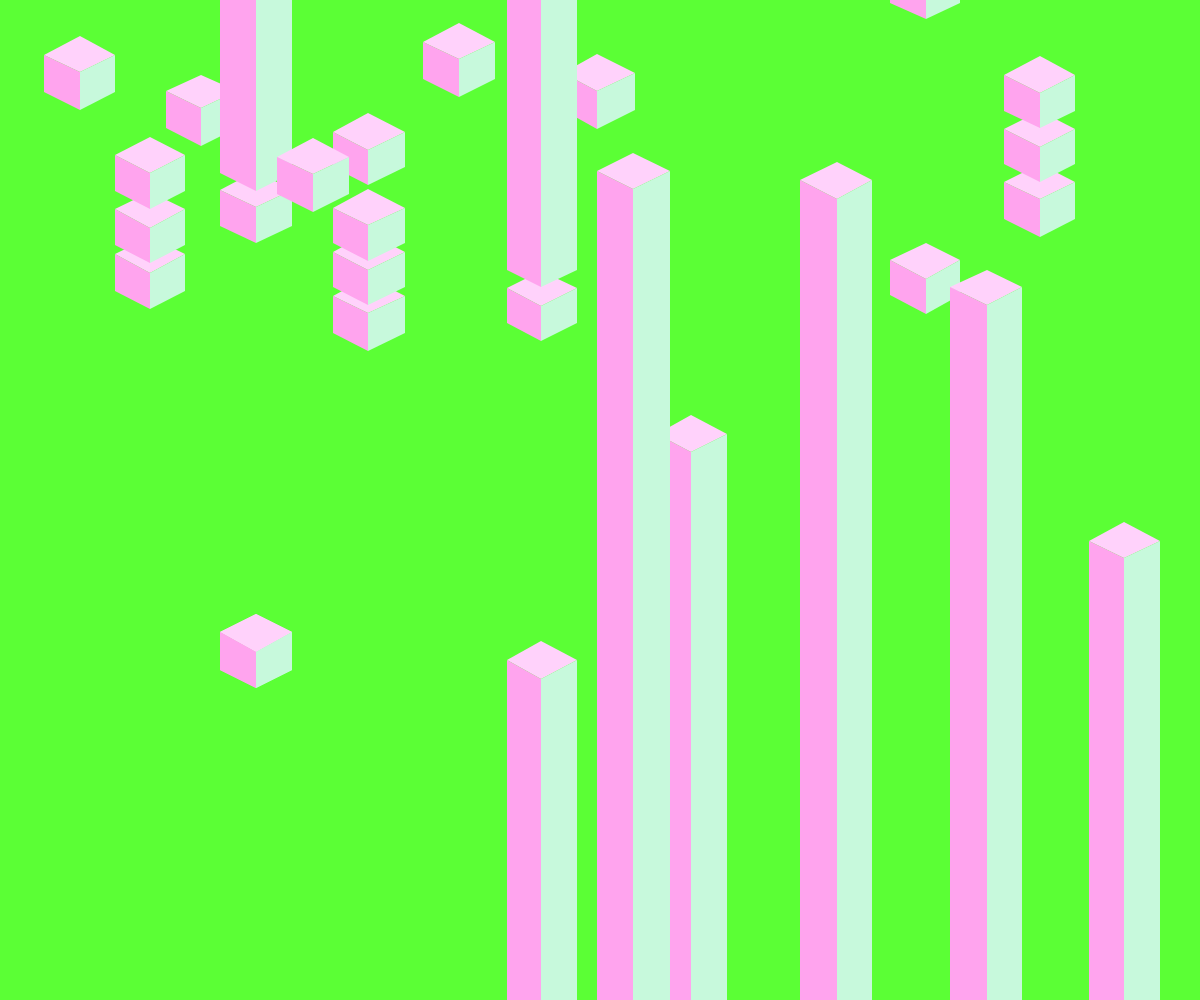
Frame 1 (no input)
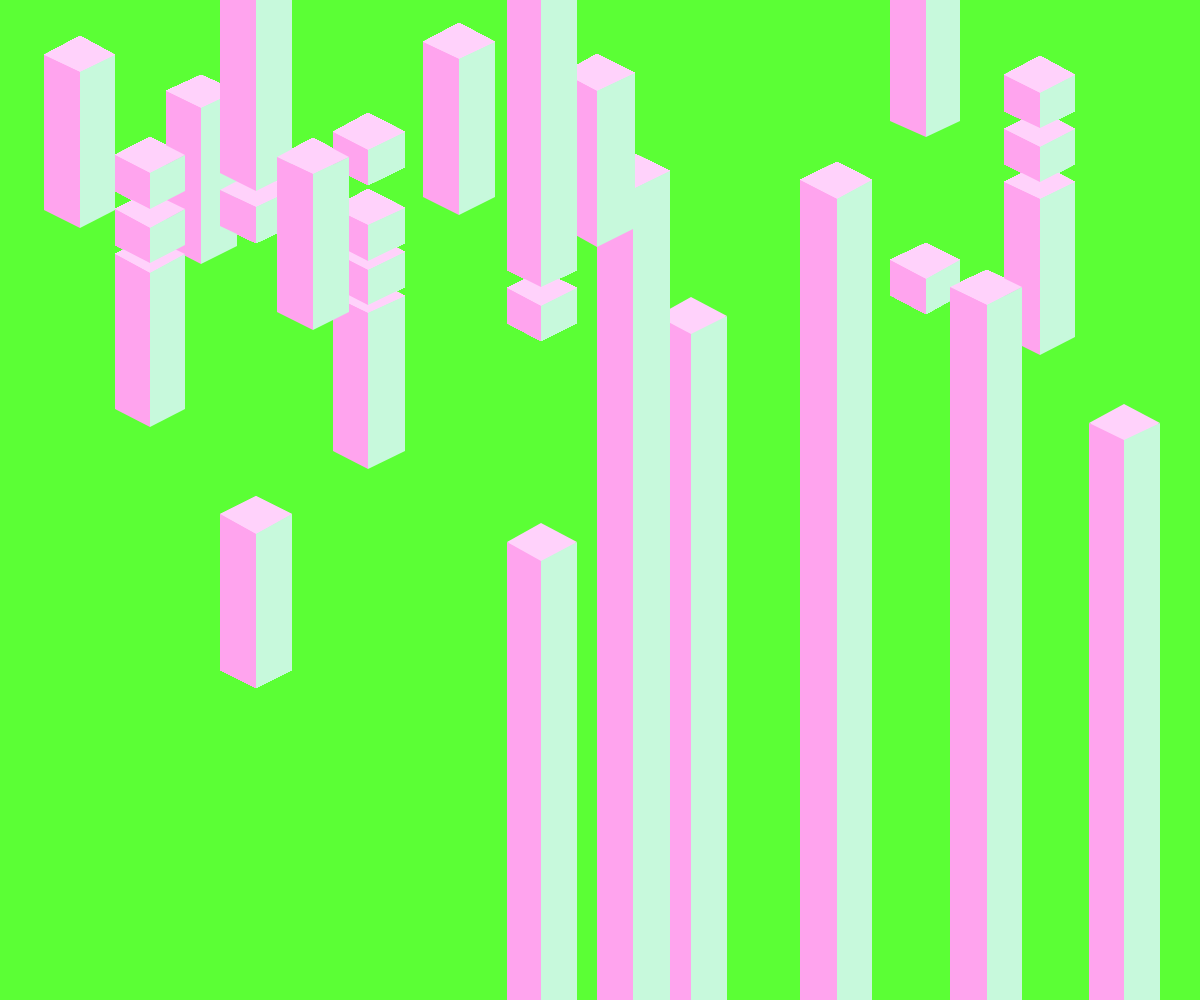
Frame 60 (no input)
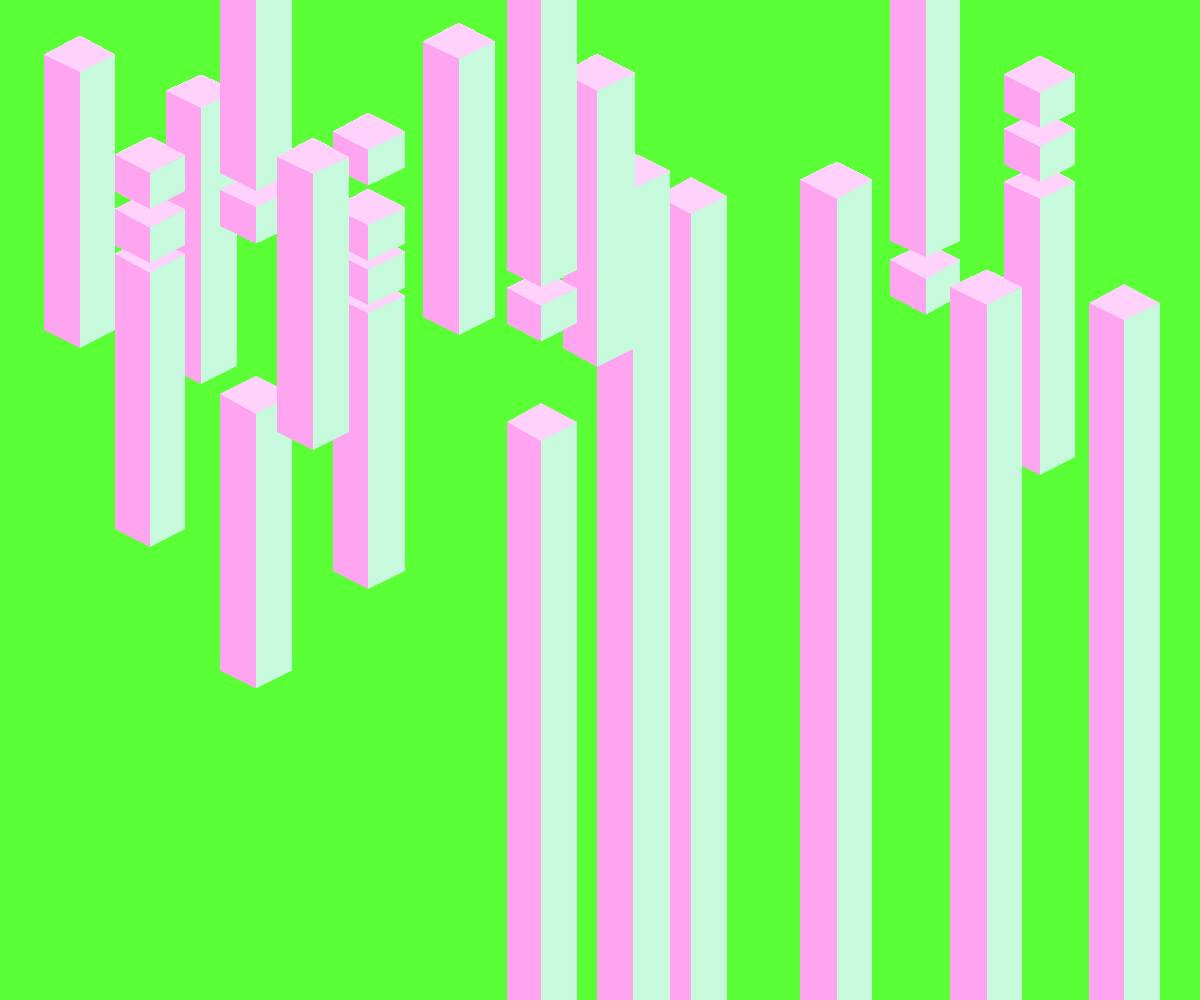
Frame 120 (the mouse pressed at the canvas centre since frame 60)

The p5.js sketch that drew these frames (run headless with seeded random() and noise() and a simulated clock; from frame 60 on, the mouse is pressed at the canvas centre):

// p5.js sketch
// ── sketch.js
var y1 = 90;
var y2 = 108;
var y3 = 289;
var y4 = 307;
var y5 = 126;
var y6 = 144;
var y7 = 634;
var y8 = 616;
var y9 = 654;
var y10 = 192;
var y11 = 210;
var y12 = 331;
var y13 = 349;
var y14 = 77;
var y15 = 95;
var y16 = 662;
var y17 = 643;
var y18 = 681;
var y19 = 108;
var y20 = 127;
var y21 = 436;
var y22 = 417;
var y23 = 454;
var y24 = 1;
var y25 = 17;
var y26 = 217;
var y27 = 235;
var y28 = 543;
var y29 = 524;
var y30 = 560;
var y31 = 461;
var y32 = 479;

//var value;
var r = 255;
var g = 210;
var b = 251;

function setup() {
  var cnv = createCanvas(windowWidth, windowHeight);
  cnv.position(0,0)
  //background('#b3ffd5');
  background(random(128), 255, random(255));
}

function draw() {
  noStroke();
  y1 = y1 + 2;
  y2 = y2 + 2;
  y3 = y3 + 2;
  y4 = y4 + 2;
  y5 = y5 + 2;
  y6 = y6 + 2;
  y7 = y7 - 2;
  y8 = y8 - 2;
  y9 = y9 - 2;
  y10 = y10 + 2;
  y11 = y11 + 2;
  y12 = y12 + 2;
  y13 = y13 + 2;
  y14 = y14 + 2;
  y15 = y15 + 2;
  y16 = y16 - 2;
  y17 = y17 - 2;
  y18 = y18 - 2;
  y19 = y19 + 2;
  y20 = y20 + 2;
  y21 = y21 - 2;
  y22 = y22 - 2;
  y23 = y23 - 2;
  y24 = y24 + 2;
  y25 = y25 + 2;
  y26 = y26 + 2;
  y27 = y27 + 2;
  y28 = y28 - 2;
  y29 = y29 - 2;
  y30 = y30 - 2;
  y31 = y31 + 2;
  y32 = y32 + 2;

  if (y7 < 269) {
    y7 = 269;
  }

  if (y8 < 251) {
    y8 = 251;
  }

  if (y9 < 287) {
    y9 = 287;
  }

  if (y16 < 342) {
    y16 = 342;
  }

  if (y17 < 323) {
    y17 = 323;
  }

  if (y18 < 360) {
    y18 = 360;
  }

  if (y21 < 113) {
    y21 = 113;
  }

  if (y22 < 95) {
    y22 = 95;
  }

  if (y23 < 131) {
    y23 = 131;
  }

  if (y24 > 243) {
    y24 = 243;
  }
  
  if (y25 > 260) {
    y25 = 260;
  }
  
  if (y28 < 216) {
    y28 = 216;
  }
  
  if (y29 < 197) {
    y29 = 197;
  }
  
  if (y30 < 234) {
    y30 = 234;
  }
  
  //most left down
  fill(r, g, b);
  beginShape();
  vertex(44, 55);
  vertex(80, 36);
  vertex(115, 55);
  vertex(80, 72);
  endShape(CLOSE);

  fill(255, 164, 238);
  beginShape();
  vertex(44, 55);
  vertex(80, 72);
  vertex(80, y2);
  vertex(44, y1);
  endShape(CLOSE);

  fill(199, 249, 220);
  beginShape();
  vertex(80, 72);
  vertex(115, 55);
  vertex(115, y1);
  vertex(80, y2);
  endShape(CLOSE);

  //third left down
  fill(r, g, b);
  beginShape();
  vertex(166, 91);
  vertex(201, 75);
  vertex(237, 91);
  vertex(201, 108);
  endShape(CLOSE);

  fill(255, 164, 238);
  beginShape();
  vertex(166, 91);
  vertex(201, 108);
  vertex(201, y6);
  vertex(166, y5);
  endShape(CLOSE);

  fill(199, 249, 220);
  beginShape();
  vertex(201, 108);
  vertex(237, 91);
  vertex(237, y5);
  vertex(201, y6);
  endShape(CLOSE);

  //2nd below second left down
  fill(r, g, b);
  beginShape();
  vertex(115, 254);
  vertex(150, 237);
  vertex(185, 254);
  vertex(150, 273);
  endShape(CLOSE);

  fill(255, 164, 238);
  beginShape();
  vertex(115, 254);
  vertex(150, 273);
  vertex(150, y4);
  vertex(115, y3);
  endShape(CLOSE);

  fill(199, 249, 220);
  beginShape();
  vertex(150, 273);
  vertex(185, 254);
  vertex(185, y3);
  vertex(150, y4);
  endShape(CLOSE);

  //below second left down
  fill(r, g, b);
  beginShape();
  vertex(115, 209);
  vertex(150, 192);
  vertex(185, 209);
  vertex(150, 228);
  endShape(CLOSE);

  fill(255, 164, 238);
  beginShape();
  vertex(115, 209);
  vertex(150, 228);
  vertex(150, 263);
  vertex(115, 245);
  endShape(CLOSE);

  fill(199, 249, 220);
  beginShape();
  vertex(150, 228);
  vertex(185, 209);
  vertex(185, 245);
  vertex(150, 263);
  endShape(CLOSE);

  //second left down
  fill(r, g, b);
  beginShape();
  vertex(115, 155);
  vertex(150, 137);
  vertex(185, 155);
  vertex(150, 173);
  endShape(CLOSE);

  fill(255, 164, 238);
  beginShape();
  vertex(115, 155);
  vertex(150, 173);
  vertex(150, 209);
  vertex(115, 191);
  endShape(CLOSE);

  fill(199, 249, 220);
  beginShape();
  vertex(150, 173);
  vertex(185, 155);
  vertex(185, 191);
  vertex(150, 209);
  endShape(CLOSE);

  //4th left BOTTOM UP
  fill(r, g, b);
  beginShape();
  vertex(220, y7);
  vertex(256, y8);
  vertex(292, y7);
  vertex(256, y9);
  endShape(CLOSE);

  fill(255, 164, 238);
  beginShape();
  vertex(220, y7);
  vertex(256, y9);
  vertex(256, 688);
  vertex(220, 670);
  endShape(CLOSE);

  fill(199, 249, 220);
  beginShape();
  vertex(256, y9);
  vertex(292, y7);
  vertex(292, 670);
  vertex(256, 688);
  endShape(CLOSE);

  //4th left down
  fill(r, g, b);
  beginShape();
  vertex(220, 190);
  vertex(256, 171);
  vertex(292, 190);
  vertex(256, 207);
  endShape(CLOSE);

  fill(255, 164, 238);
  beginShape();
  vertex(220, 190);
  vertex(256, 207);
  vertex(256, 243);
  vertex(220, 226);
  endShape(CLOSE);

  fill(199, 249, 220);
  beginShape();
  vertex(256, 207);
  vertex(292, 190);
  vertex(292, 226);
  vertex(256, 243);
  endShape(CLOSE);

  //4th left TOP - down
  fill(255, 164, 238);
  beginShape();
  vertex(220, 0);
  vertex(256, 0);
  vertex(256, 191);
  vertex(220, 173);
  endShape(CLOSE);

  fill(199, 249, 220);
  beginShape();
  vertex(256, 0);
  vertex(292, 0);
  vertex(292, 173);
  vertex(256, 191);
  endShape(CLOSE);

  //4th left BOTTOM UP
  fill(r, g, b);
  beginShape();
  vertex(220, y7);
  vertex(256, y8);
  vertex(292, y7);
  vertex(256, y9);
  endShape(CLOSE);

  fill(255, 164, 238);
  beginShape();
  vertex(220, y7);
  vertex(256, y9);
  vertex(256, 688);
  vertex(220, 670);
  endShape(CLOSE);

  fill(199, 249, 220);
  beginShape();
  vertex(256, y9);
  vertex(292, y7);
  vertex(292, 670);
  vertex(256, 688);
  endShape(CLOSE);

  //7th top
  fill(r, g, b);
  beginShape();
  vertex(333, 132);
  vertex(368, 113);
  vertex(405, 132);
  vertex(368, 150);
  endShape(CLOSE);

  fill(255, 164, 238);
  beginShape();
  vertex(333, 132);
  vertex(368, 150);
  vertex(368, 185);
  vertex(333, 167);
  endShape(CLOSE);

  fill(199, 249, 220);
  beginShape();
  vertex(368, 150);
  vertex(405, 132);
  vertex(405, 167);
  vertex(368, 185);
  endShape(CLOSE);

  //7th fourth from top
  fill(r, g, b);
  beginShape();
  vertex(333, 296);
  vertex(368, 277);
  vertex(405, 296);
  vertex(368, 313);
  endShape(CLOSE);

  fill(255, 164, 238);
  beginShape();
  vertex(333, 296);
  vertex(368, 313);
  vertex(368, y13);
  vertex(333, y12);
  endShape(CLOSE);

  fill(199, 249, 220);
  beginShape();
  vertex(368, 313);
  vertex(405, 296);
  vertex(405, y12);
  vertex(368, y13);
  endShape(CLOSE);

  //7th third from top
  fill(r, g, b);
  beginShape();
  vertex(333, 252);
  vertex(368, 233);
  vertex(405, 252);
  vertex(368, 270);
  endShape(CLOSE);

  fill(255, 164, 238);
  beginShape();
  vertex(333, 252);
  vertex(368, 270);
  vertex(368, 305);
  vertex(333, 287);
  endShape(CLOSE);

  fill(199, 249, 220);
  beginShape();
  vertex(368, 270);
  vertex(405, 252);
  vertex(405, 287);
  vertex(368, 305);
  endShape(CLOSE);

  //7th second from top
  fill(r, g, b);
  beginShape();
  vertex(333, 208);
  vertex(368, 189);
  vertex(405, 208);
  vertex(368, 225);
  endShape(CLOSE);

  fill(255, 164, 238);
  beginShape();
  vertex(333, 208);
  vertex(368, 225);
  vertex(368, 261);
  vertex(333, 243);
  endShape(CLOSE);

  fill(199, 249, 220);
  beginShape();
  vertex(368, 225);
  vertex(405, 208);
  vertex(405, 243);
  vertex(368, 261);
  endShape(CLOSE);

  //5th down
  fill(r, g, b);
  beginShape();
  vertex(277, 157);
  vertex(313, 138);
  vertex(349, 157);
  vertex(313, 174);
  endShape(CLOSE);

  fill(255, 164, 238);
  beginShape();
  vertex(277, 157);
  vertex(313, 174);
  vertex(313, y11);
  vertex(277, y10);
  endShape(CLOSE);

  fill(199, 249, 220);
  beginShape();
  vertex(313, 174);
  vertex(349, 157);
  vertex(349, y10);
  vertex(313, y11);
  endShape(CLOSE);

  /*6th float
  fill(r, g, b);
  beginShape();
  vertex(297, 94);
  vertex(333, 76);
  vertex(369, 94);
  vertex(333, 112);
  endShape(CLOSE);

  fill(255, 164, 238);
  beginShape();
  vertex(297, 94);
  vertex(333, 112);
  vertex(333, 148);
  vertex(297, 130);
  endShape(CLOSE);
  
  fill(199, 249, 220);
  beginShape();
  vertex(333, 112);
  vertex(369, 94);
  vertex(369, 130);
  vertex(333, 148);
  endShape(CLOSE);*/

  //8th down
  fill(r, g, b);
  beginShape();
  vertex(423, 42);
  vertex(459, 23);
  vertex(495, 42);
  vertex(459, 59);
  endShape(CLOSE);

  fill(255, 164, 238);
  beginShape();
  vertex(423, 42);
  vertex(459, 59);
  vertex(459, y15);
  vertex(423, y14);
  endShape(CLOSE);

  fill(199, 249, 220);
  beginShape();
  vertex(459, 59);
  vertex(495, 42);
  vertex(495, y14);
  vertex(459, y15);
  endShape(CLOSE);

  //11th bottom UP
  fill(r, g, b);
  beginShape();
  vertex(657, y21);
  vertex(691, y22);
  vertex(727, y21);
  vertex(691, y23);
  endShape(CLOSE);

  fill(255, 164, 238);
  beginShape();
  vertex(657, y21);
  vertex(691, y23);
  vertex(691, windowHeight);
  vertex(657, windowHeight);
  endShape(CLOSE);

  fill(199, 249, 220);
  beginShape();
  vertex(691, y23);
  vertex(727, y21);
  vertex(727, windowHeight);
  vertex(691, windowHeight);
  endShape(CLOSE);

  //10th static
  fill(r, g, b);
  beginShape();
  vertex(597, 171);
  vertex(633, 153);
  vertex(670, 171);
  vertex(633, 189);
  endShape(CLOSE);

  fill(255, 164, 238);
  beginShape();
  vertex(597, 171);
  vertex(633, 189);
  vertex(633, windowHeight);
  vertex(597, windowHeight);
  endShape(CLOSE);

  fill(199, 249, 220);
  beginShape();
  vertex(633, 189);
  vertex(670, 171);
  vertex(670, windowHeight);
  vertex(633, windowHeight);
  endShape(CLOSE);

  //10th down
  fill(r, g, b);
  beginShape();
  vertex(563, 73);
  vertex(597, 54);
  vertex(635, 73);
  vertex(597, 91);
  endShape(CLOSE);

  fill(255, 164, 238);
  beginShape();
  vertex(563, 73);
  vertex(597, 91);
  vertex(597, y20);
  vertex(563, y19);
  endShape(CLOSE);

  fill(199, 249, 220);
  beginShape();
  vertex(597, 91);
  vertex(635, 73);
  vertex(635, y19);
  vertex(597, y20);
  endShape(CLOSE);

  //9th bottom UP
  fill(r, g, b);
  beginShape();
  vertex(507, y16);
  vertex(541, y17);
  vertex(577, y16);
  vertex(541, y18);
  endShape(CLOSE);

  fill(255, 164, 238);
  beginShape();
  vertex(507, y16);
  vertex(541, y18);
  vertex(541, windowHeight);
  vertex(507, windowHeight);
  endShape(CLOSE);

  fill(199, 249, 220);
  beginShape();
  vertex(541, y18);
  vertex(577, y16);
  vertex(577, windowHeight);
  vertex(541, windowHeight);
  endShape(CLOSE);

  //9th 2nd down
  fill(r, g, b);
  beginShape();
  vertex(507, 288);
  vertex(541, 271);
  vertex(577, 288);
  vertex(541, 306);
  endShape(CLOSE);

  fill(255, 164, 238);
  beginShape();
  vertex(507, 288);
  vertex(541, 306);
  vertex(541, 341);
  vertex(507, 323);
  endShape(CLOSE);

  fill(199, 249, 220);
  beginShape();
  vertex(541, 306);
  vertex(577, 288);
  vertex(577, 323);
  vertex(541, 341);
  endShape(CLOSE);

  //9th TOP - down
  fill(255, 164, 238);
  beginShape();
  vertex(507, 0);
  vertex(541, 0);
  vertex(541, 287);
  vertex(507, 270);
  endShape(CLOSE);

  fill(199, 249, 220);
  beginShape();
  vertex(541, 0);
  vertex(577, 0);
  vertex(577, 270);
  vertex(541, 287);
  endShape(CLOSE);
  
  //12th static
  fill(r, g, b);
  beginShape();
  vertex(800, 180);
  vertex(837, 162);
  vertex(872, 180);
  vertex(837, 199);
  endShape(CLOSE);

  fill(255, 164, 238);
  beginShape();
  vertex(800, 180);
  vertex(837, 199);
  vertex(837, windowHeight);
  vertex(800, windowHeight);
  endShape(CLOSE);

  fill(199, 249, 220);
  beginShape();
  vertex(837, 199);
  vertex(872, 180);
  vertex(872, windowHeight);
  vertex(837, windowHeight);
  endShape(CLOSE);
  
  //13th static
  fill(r, g, b);
  beginShape();
  vertex(890, 260);
  vertex(926, 243);
  vertex(960, 260);
  vertex(926, 279);
  endShape(CLOSE);

  fill(255, 164, 238);
  beginShape();
  vertex(890, 260);
  vertex(926, 279);
  vertex(926, 314);
  vertex(890, 295);
  endShape(CLOSE);

  fill(199, 249, 220);
  beginShape();
  vertex(926, 279);
  vertex(960, 260);
  vertex(960, 295);
  vertex(926, 314);
  endShape(CLOSE);

  //13th TOP down
  fill(255, 164, 238);
  beginShape();
  vertex(890, 0);
  vertex(926, 0);
  vertex(926, y25);
  vertex(890, y24);
  endShape(CLOSE);

  fill(199, 249, 220);
  beginShape();
  vertex(926, 0);
  vertex(960, 0);
  vertex(960, y24);
  vertex(926, y25);
  endShape(CLOSE);
  
  //15th down
  fill(r, g, b);
  beginShape();
  vertex(1004, 182);
  vertex(1040, 164);
  vertex(1075, 182);
  vertex(1040, 199);
  endShape(CLOSE);

  fill(255, 164, 238);
  beginShape();
  vertex(1004, 182);
  vertex(1040, 199);
  vertex(1040, y27);
  vertex(1004, y26);
  endShape(CLOSE);

  fill(199, 249, 220);
  beginShape();
  vertex(1040, 199);
  vertex(1075, 182);
  vertex(1075, y26);
  vertex(1040, y27);
  endShape(CLOSE);
  
  //15th square second from top
  fill(r, g, b);
  beginShape();
  vertex(1004, 129);
  vertex(1040, 111);
  vertex(1075, 129);
  vertex(1040, 147);
  endShape(CLOSE);

  fill(255, 164, 238);
  beginShape();
  vertex(1004, 129);
  vertex(1040, 147);
  vertex(1040, 182);
  vertex(1004, 164);
  endShape(CLOSE);

  fill(199, 249, 220);
  beginShape();
  vertex(1040, 147);
  vertex(1075, 129);
  vertex(1075, 164);
  vertex(1040, 182);
  endShape(CLOSE);
  
  //15th square first from top
  fill(r, g, b);
  beginShape();
  vertex(1004, 75);
  vertex(1040, 56);
  vertex(1075, 75);
  vertex(1040, 93);
  endShape(CLOSE);

  fill(255, 164, 238);
  beginShape();
  vertex(1004, 75);
  vertex(1040, 93);
  vertex(1040, 128);
  vertex(1004, 111);
  endShape(CLOSE);

  fill(199, 249, 220);
  beginShape();
  vertex(1040, 93);
  vertex(1075, 75);
  vertex(1075, 111);
  vertex(1040, 128);
  endShape(CLOSE);
  
  //14th down
  fill(r, g, b);
  beginShape();
  vertex(950, 287);
  vertex(987, 270);
  vertex(1022, 287);
  vertex(987, 305);
  endShape(CLOSE);

  fill(255, 164, 238);
  beginShape();
  vertex(950, 287);
  vertex(987, 305);
  vertex(987, windowHeight);
  vertex(950, windowHeight);
  endShape(CLOSE);

  fill(199, 249, 220);
  beginShape();
  vertex(987, 305);
  vertex(1022, 287);
  vertex(1022, windowHeight);
  vertex(987, windowHeight);
  endShape(CLOSE);
  
  //16th BUTTOM UP
  fill(r, g, b);
  beginShape();
  vertex(1089, y28);
  vertex(1124, y29);
  vertex(1160, y28);
  vertex(1124, y30);
  endShape(CLOSE);

  fill(255, 164, 238);
  beginShape();
  vertex(1089, y28);
  vertex(1124, y30);
  vertex(1124, windowHeight);
  vertex(1089, windowHeight);
  endShape(CLOSE);

  fill(199, 249, 220);
  beginShape();
  vertex(1124, y30);
  vertex(1160, y28);
  vertex(1160, windowHeight);
  vertex(1124, windowHeight);
  endShape(CLOSE);
  
  //17th square second from top
  fill(r, g, b);
  beginShape();
  vertex(1221, 292);
  vertex(1256, 273);
  vertex(1292, 292);
  vertex(1256, 310);
  endShape(CLOSE);

  fill(255, 164, 238);
  beginShape();
  vertex(1221, 292);
  vertex(1256, 310);
  vertex(1256, 345);
  vertex(1221, 328);
  endShape(CLOSE);
  
  fill(199, 249, 220);
  beginShape();
  vertex(1256, 310);
  vertex(1292, 292);
  vertex(1292, 328);
  vertex(1256, 345);
  endShape(CLOSE);
  
  //17th TOP down
  fill(255, 164, 238);
  beginShape();
  vertex(1221, 0);
  vertex(1256, 0);
  vertex(1256, 287);
  vertex(1221, 270);
  endShape(CLOSE);

  fill(199, 249, 220);
  beginShape();
  vertex(1256, 0);
  vertex(1292, 0);
  vertex(1292, 270);
  vertex(1256, 287);
  endShape(CLOSE);
  
  //17th BOTTOM
  fill(r, g, b);
  beginShape();
  vertex(1221, 425);
  vertex(1256, 409);
  vertex(1292, 425);
  vertex(1256, 444);
  endShape(CLOSE);

  fill(255, 164, 238);
  beginShape();
  vertex(1221, 425);
  vertex(1256, 444);
  vertex(1256, y32);
  vertex(1221, y31);
  endShape(CLOSE);
  
  fill(199, 249, 220);
  beginShape();
  vertex(1256, 444);
  vertex(1292, 425);
  vertex(1292, y31);
  vertex(1256, y32);
  endShape(CLOSE);
  
  //18th square
  fill(r, g, b);
  beginShape();
  vertex(1313, 357);
  vertex(1348, 338);
  vertex(1383, 357);
  vertex(1348, 374);
  endShape(CLOSE);

  fill(255, 164, 238);
  beginShape();
  vertex(1313, 357);
  vertex(1348, 374);
  vertex(1348, 411);
  vertex(1313, 393);
  endShape(CLOSE);
  
  fill(199, 249, 220);
  beginShape();
  vertex(1348, 374);
  vertex(1383, 357);
  vertex(1383, 393);
  vertex(1348, 411);
  endShape(CLOSE);

}

function mouseDragged() {
  //value = value + 5;
  r = r + 3;
  g = g + 3;
  b = b + 3;
  //if (value > 255) {
  if (r > 255) {
    r = 255;
  }

  if (g > 255) {
    g = 210;
  }

  if (b > 255) {
    b = 251;
  }

}
